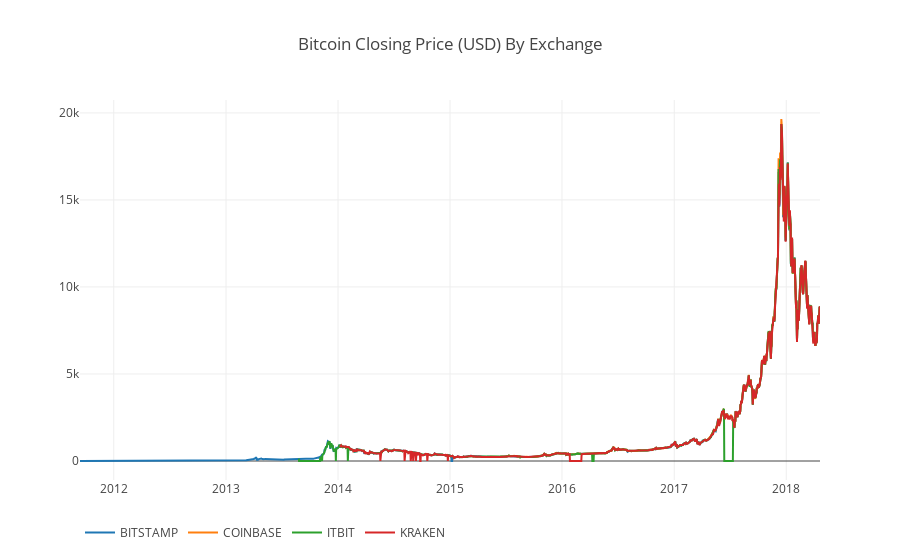

This figure's notebook cell:
### Code cell
# Visualize The Pricing Datasets

# Helper function to provide a single-line command to compare each column in the dataframe
def df_scatter(df, title, seperate_y_axis=False, y_axis_label='', scale='linear', initial_hide=False):
    #Generate a scatter plot of the entire dataframe
    label_arr = list(df)
    series_arr = list(map(lambda col: df[col], label_arr))
    
    layout = go.Layout(
        title=title,
        legend=dict(orientation="h"),
        xaxis=dict(type='date'),
        yaxis=dict(
            title=y_axis_label,
            showticklabels= not seperate_y_axis,
            type=scale
        )
    )
    
    y_axis_config = dict(
        overlaying='y',
        showticklabels=False,
        type=scale )
    
    visibility = 'visible'
    if initial_hide:
        visibility = 'legendonly'
        
    # Form Trace For Each Series
    trace_arr = []
    for index, series in enumerate(series_arr):
        trace = go.Scatter(
            x=series.index, 
            y=series, 
            name=label_arr[index],
            visible=visibility
        )
        
        # Add seperate axis for the series
        if seperate_y_axis:
            trace['yaxis'] = 'y{}'.format(index + 1)
            layout['yaxis{}'.format(index + 1)] = y_axis_config    
        trace_arr.append(trace)

    fig = go.Figure(data=trace_arr, layout=layout)
    py.iplot(fig)
    
# Plot all of the BTC exchange closing prices
df_scatter(btc_usd_datasets_close, 'Bitcoin Closing Price (USD) By Exchange')

### Figure 1 — Plotly figure (JSON) as saved in the notebook; plotly's stock layout.template omitted (floating-point values rounded to 4 significant figures; data arrays with more than 128 entries replaced by an {"elided": "..."} marker saying what was removed)
{"data": [{"name": "BITSTAMP", "type": "scatter", "visible": "visible", "x": {"elided": "2413 str values"}, "y": {"elided": "2413 float values"}}, {"name": "COINBASE", "type": "scatter", "visible": "visible", "x": {"elided": "2413 str values"}, "y": {"elided": "2413 float values"}}, {"name": "ITBIT", "type": "scatter", "visible": "visible", "x": {"elided": "2413 str values"}, "y": {"elided": "2413 float values"}}, {"name": "KRAKEN", "type": "scatter", "visible": "visible", "x": {"elided": "2413 str values"}, "y": {"elided": "2413 float values"}}], "layout": {"legend": {"orientation": "h"}, "title": "Bitcoin Closing Price (USD) By Exchange", "xaxis": {"type": "date"}, "yaxis": {"showticklabels": true, "title": "", "type": "linear"}}}
